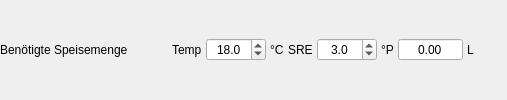
            <widget class="QWidget" name="wdgSpeisemengeNoetig" native="true">
             <layout class="QHBoxLayout" name="horizontalLayout_10">
              <property name="spacing">
               <number>4</number>
              </property>
              <property name="leftMargin">
               <number>0</number>
              </property>
              <property name="topMargin">
               <number>0</number>
              </property>
              <property name="rightMargin">
               <number>0</number>
              </property>
              <property name="bottomMargin">
               <number>0</number>
              </property>
              <item>
               <widget class="QLabel" name="label">
                <property name="text">
                 <string>Benötigte Speisemenge</string>
                </property>
               </widget>
              </item>
              <item>
               <spacer name="horizontalSpacer">
                <property name="orientation">
                 <enum>Qt::Orientation::Horizontal</enum>
                </property>
                <property name="sizeHint" stdset="0">
                 <size>
                  <width>40</width>
                  <height>20</height>
                 </size>
                </property>
               </spacer>
              </item>
              <item>
               <widget class="QLabel" name="label_29">
                <property name="text">
                 <string>Temp</string>
                </property>
               </widget>
              </item>
              <item>
               <widget class="DoubleSpinBox" name="tbSpeiseT">
                <property name="minimumSize">
                 <size>
                  <width>60</width>
                  <height>0</height>
                 </size>
                </property>
                <property name="maximumSize">
                 <size>
                  <width>60</width>
                  <height>16777215</height>
                 </size>
                </property>
                <property name="toolTip">
                 <string>&lt;html&gt;&lt;head/&gt;&lt;body&gt;&lt;p&gt;Hier gibt der Kleine Brauhelfer die erwartete &lt;span style=&quot; font-weight:600;&quot;&gt;Temperatur&lt;/span&gt; des Jungbiers beim Abfüllen für die Schätzung der benötigten Speisemenge aus.&lt;/p&gt;&lt;p&gt;Den Wert schlägt der Kleine Brauhelfer vor. Über den Regler rechts kann er verändert werden. Die Funktion Sud gebraut sperrt diese Möglichkeit.&lt;/p&gt;&lt;/body&gt;&lt;/html&gt;</string>
                </property>
                <property name="alignment">
                 <set>Qt::AlignmentFlag::AlignCenter</set>
                </property>
                <property name="decimals">
                 <number>1</number>
                </property>
                <property name="minimum">
                 <double>1.000000000000000</double>
                </property>
                <property name="maximum">
                 <double>99.000000000000000</double>
                </property>
                <property name="singleStep">
                 <double>0.100000000000000</double>
                </property>
                <property name="value">
                 <double>18.000000000000000</double>
                </property>
               </widget>
              </item>
              <item>
               <widget class="QLabel" name="label_53">
                <property name="text">
                 <string notr="true">°C</string>
                </property>
               </widget>
              </item>
              <item>
               <widget class="QLabel" name="label_20">
                <property name="text">
                 <string>SRE</string>
                </property>
               </widget>
              </item>
              <item>
               <widget class="DoubleSpinBox" name="tbSpeiseSRE">
                <property name="minimumSize">
                 <size>
                  <width>60</width>
                  <height>0</height>
                 </size>
                </property>
                <property name="maximumSize">
                 <size>
                  <width>60</width>
                  <height>16777215</height>
                 </size>
                </property>
                <property name="toolTip">
                 <string>&lt;html&gt;&lt;head/&gt;&lt;body&gt;&lt;p&gt;Hier gibt der Kleine Brauhelfer den erwarteten &lt;span style=&quot; font-weight:600;&quot;&gt;scheinbarer Restextrakt&lt;/span&gt; des Jungbiers beim Abfüllen für die Schätzung der benötigten &lt;span style=&quot; font-weight:600;&quot;&gt;Speisemenge&lt;/span&gt; aus.&lt;/p&gt;&lt;p&gt;Der vorgeschlagene Wert ergibt sich aus den Angaben zur Karbonisierung im Tab Rezept. Über den Regler rechts kann er verändert werden. Die Funktion Sud gebraut sperrt diese Möglichkeit. &lt;/p&gt;&lt;p&gt;Im SRE fixiert sich der &lt;span style=&quot; font-weight:600;&quot;&gt;Vergärungsgrad&lt;/span&gt; der Hefe. Ein zu niedriger Wert ist Indiz für Störungen im Gärprozess. Biere mit zu wenig Hefe, von &lt;span style=&quot; font-weight:600;&quot;&gt;underpitched &lt;/span&gt;genannt, sind oft unausgewogen süß und mastig. Eine übermäßige Hefegabe, die Fachwelt spricht von &lt;span style=&quot; font-weight:600;&quot;&gt;overpitched&lt;/span&gt;, ist weniger problematisch. Sie wird auch bewusst eingesetzt. Overpitching kann auch Geschmacksabweichungen zur Folge haben, etwa weil mehr Alkohol produziert, das Bier trockener wird. Biere, die overpitched wurden, schmecken oft dünner und &amp;quot;flacher&amp;quot; als solche mit der richtigen Hefemenge.&lt;/p&gt;&lt;/body&gt;&lt;/html&gt;</string>
                </property>
                <property name="alignment">
                 <set>Qt::AlignmentFlag::AlignCenter</set>
                </property>
                <property name="decimals">
                 <number>1</number>
                </property>
                <property name="singleStep">
                 <double>0.100000000000000</double>
                </property>
                <property name="value">
                 <double>3.000000000000000</double>
                </property>
               </widget>
              </item>
              <item>
               <widget class="QLabel" name="label_52">
                <property name="text">
                 <string notr="true">°P</string>
                </property>
               </widget>
              </item>
              <item>
               <widget class="DoubleSpinBox" name="tbSpeisemengeNoetig">
                <property name="toolTip">
                 <string>&lt;html&gt;&lt;head/&gt;&lt;body&gt;&lt;p&gt;Hier gibt der Kleine Brauhelfer die geschätzte &lt;span style=&quot; font-weight:600;&quot;&gt;notwendige Speisemenge&lt;/span&gt; an.&lt;/p&gt;&lt;p&gt;Der Wert beruht auf der gewählten Karbonisierung im Rezept sowie auf anderen Faktoren. Zu diesem Zeitpunkt ist er jedoch nur ein Näherungswert, da unter anderem die Hefearbeit und damit der Endvergärungsgrad unberücksichtigt sind.&lt;/p&gt;&lt;p&gt;&lt;span style=&quot; font-weight:600; color:#fc0107;&quot;&gt;Achtung:&lt;/span&gt; Speise neigt zur Infektion bei der Lagerung. Es besteht erhöhte Gefahr unerwünschter Keime oder Fehlgeschmäcker bei der späteren Gabe ins Jungbier einzutragen. Eine hygienische Aufbewahrung und eine baldige Kühlung schützt vor Enttäuschungen.&lt;/p&gt;&lt;/body&gt;&lt;/html&gt;</string>
                </property>
                <property name="alignment">
                 <set>Qt::AlignmentFlag::AlignCenter</set>
                </property>
                <property name="readOnly">
                 <bool>true</bool>
                </property>
                <property name="buttonSymbols">
                 <enum>QAbstractSpinBox::ButtonSymbols::NoButtons</enum>
                </property>
                <property name="showGroupSeparator" stdset="0">
                 <bool>true</bool>
                </property>
                <property name="decimals">
                 <number>2</number>
                </property>
                <property name="maximum">
                 <double>99999.000000000000000</double>
                </property>
                <property name="singleStep">
                 <double>0.100000000000000</double>
                </property>
               </widget>
              </item>
              <item>
               <widget class="QLabel" name="lblSpeisemengeNoetigEinheit">
                <property name="minimumSize">
                 <size>
                  <width>40</width>
                  <height>0</height>
                 </size>
                </property>
                <property name="text">
                 <string notr="true">L</string>
                </property>
               </widget>
              </item>
             </layout>
            </widget>
